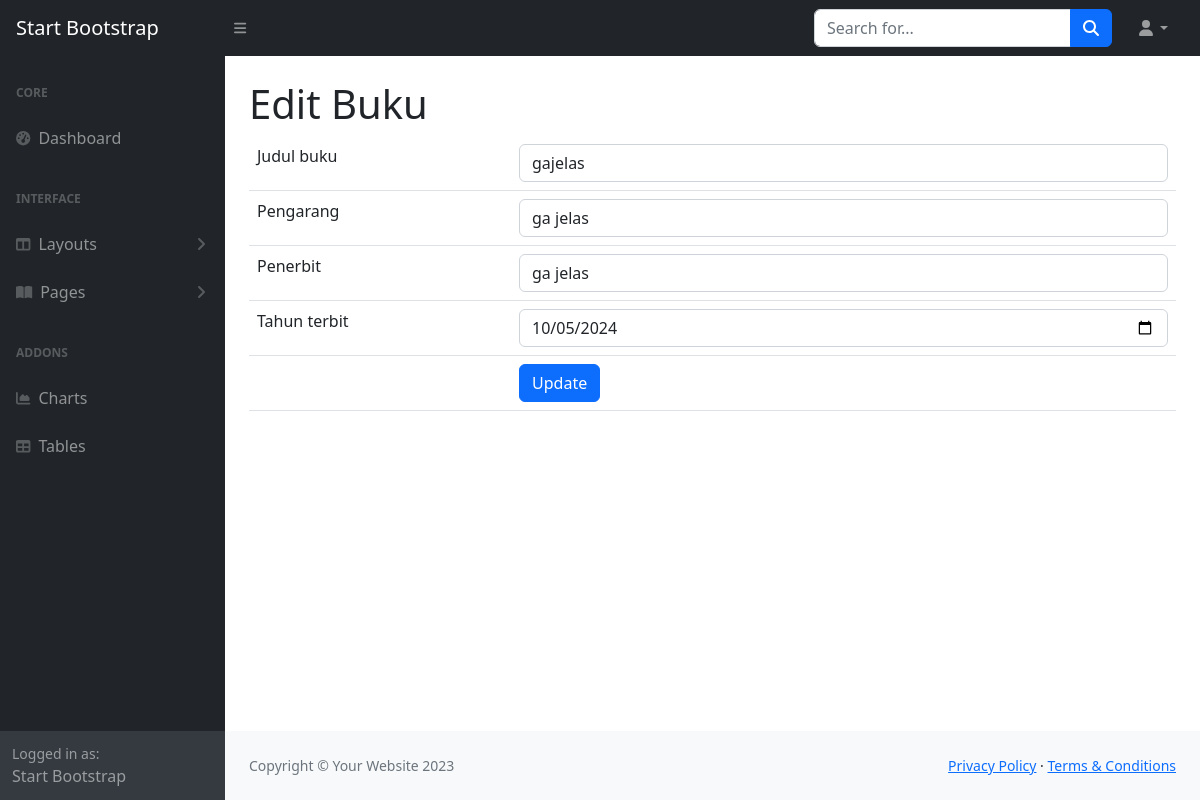
The page /perpustakan/edit.php?id_buku=53 on the database its author committed.
### tables this page shows
CREATE TABLE `buku` (
  `id_buku` int(10) NOT NULL,
  `judul_buku` varchar(255) NOT NULL,
  `pengarang` varchar(255) NOT NULL,
  `penerbit` varchar(255) NOT NULL,
  `tahun_terbit` date NOT NULL
);

### perpustakan/edit.php (the view, shortened to what this page needs)
<?php
include 'koneksi.php';
$id_buku = $_GET['id_buku'];
$query = "SELECT * FROM buku WHERE id_buku=$id_buku";
$result = mysqli_query($mysqli, $query);
$judul_buku = '';
$pengarang = '';
$penerbit = '';
$tahun_terbit = '';
if ($user_data = mysqli_fetch_array($result)) {
    $judul_buku = $user_data['judul_buku'];
    $pengarang = $user_data['pengarang'];
    $penerbit = $user_data['penerbit'];
    $tahun_terbit = $user_data['tahun_terbit'];
}
?>
<!DOCTYPE html>
<html lang="en">
<head>
    <link href="https://cdn.jsdelivr.net/npm/simple-datatables@7.1.2/dist/style.min.css" rel="stylesheet" />
    <link href="css/styles.css" rel="stylesheet" />
</head>
<body class="sb-nav-fixed">
    <nav class="sb-topnav navbar navbar-expand navbar-dark bg-dark">
        <a class="navbar-brand ps-3" href="index.html">Start Bootstrap</a>
        <button class="btn btn-link btn-sm order-1 order-lg-0 me-4 me-lg-0" id="sidebarToggle" href="#!"><i class="fas fa-bars"></i></button>
        <form class="d-none d-md-inline-block form-inline ms-auto me-0 me-md-3 my-2 my-md-0">
            <div class="input-group">
                <input class="form-control" type="text" placeholder="Search for..." aria-label="Search for..." aria-describedby="btnNavbarSearch" />
                <button class="btn btn-primary" id="btnNavbarSearch" type="button"><i class="fas fa-search"></i></button>
            </div>
        </form>
        <ul class="navbar-nav ms-auto ms-md-0 me-3 me-lg-4">
            <li class="nav-item dropdown">
                <a class="nav-link dropdown-toggle" id="navbarDropdown" href="#" role="button" data-bs-toggle="dropdown" aria-expanded="false"><i class="fas fa-user fa-fw"></i></a>
            </li>
        </ul>
    </nav>
    <div id="layoutSidenav">
        <div id="layoutSidenav_nav">
            <nav class="sb-sidenav accordion sb-sidenav-dark" id="sidenavAccordion">
                <div class="sb-sidenav-menu">
                    <div class="nav">
                        <div class="sb-sidenav-menu-heading">Core</div>
                        <a class="nav-link" href="index.html">
                            <div class="sb-nav-link-icon"><i class="fas fa-tachometer-alt"></i></div>
                            Dashboard
                        </a>
                        <div class="sb-sidenav-menu-heading">Interface</div>
                        <a class="nav-link collapsed" href="#" data-bs-toggle="collapse" data-bs-target="#collapseLayouts" aria-expanded="false" aria-controls="collapseLayouts">
                            <div class="sb-nav-link-icon"><i class="fas fa-columns"></i></div>
                            Layouts
                            <div class="sb-sidenav-collapse-arrow"><i class="fas fa-angle-down"></i></div>
                        </a>
                        <a class="nav-link collapsed" href="#" data-bs-toggle="collapse" data-bs-target="#collapsePages" aria-expanded="false" aria-controls="collapsePages">
                            <div class="sb-nav-link-icon"><i class="fas fa-book-open"></i></div>
                            Pages
                            <div class="sb-sidenav-collapse-arrow"><i class="fas fa-angle-down"></i></div>
                        </a>
                        <div class="sb-sidenav-menu-heading">Addons</div>
                        <a class="nav-link" href="charts.html">
                            <div class="sb-nav-link-icon"><i class="fas fa-chart-area"></i></div>
                            Charts
                        </a>
                        <a class="nav-link" href="tables.html">
                            <div class="sb-nav-link-icon"><i class="fas fa-table"></i></div>
                            Tables
                        </a>
                    </div>
                </div>
                <div class="sb-sidenav-footer">
                    <div class="small">Logged in as:</div>
                    Start Bootstrap
                </div>
            </nav>
        </div>
        <div id="layoutSidenav_content">
            <main>
                <div class="container-fluid px-4">
                    <h1 class="mt-4">Edit Buku</h1>
                    <form name="update_user" method="post" action="">
                        <table class="table">
                            <tr>
                                <td>Judul buku</td>
                                <td><input type="text" name="judul_buku" value="<?php echo htmlspecialchars($judul_buku); ?>" class="form-control"></td>
                            </tr>
                            <tr>
                                <td>Pengarang</td>
                                <td><input type="text" name="pengarang" value="<?php echo htmlspecialchars($pengarang); ?>" class="form-control"></td>
                            </tr>
                            <tr>
                                <td
                                <td>Penerbit</td>
                                <td><input type="text" name="penerbit" value="<?php echo htmlspecialchars($penerbit); ?>" class="form-control"></td>
                            </tr>
                            <tr>
                                <td>Tahun terbit</td>
                                <td><input type="date" name="tahun_terbit" value="<?php echo htmlspecialchars($tahun_terbit); ?>" class="form-control"></td>
                            </tr>
                            <tr>
                                <td><input type="hidden" name="id_buku" value="<?php echo htmlspecialchars($id_buku); ?>"></td>
                                <td><input type="submit" name="update" value="Update" class="btn btn-primary"></td>
                            </tr>
                        </table>
                    </form>
                </div>
            </main>
            <footer class="py-4 bg-light mt-auto">
                <div class="container-fluid px-4">
                    <div class="d-flex align-items-center justify-content-between small">
                        <div class="text-muted">Copyright &copy; Your Website 2023</div>
                        <div>
                            <a href="#">Privacy Policy</a>
                            &middot;
                            <a href="#">Terms & Conditions</a>
                        </div>
                    </div>
                </div>
            </footer>
        </div>
    </div>
</body>
</html>

### rows shown on the page
buku: judul_buku "gajelas", pengarang "ga jelas", penerbit "ga jelas", tahun_terbit "10/05/2024"
